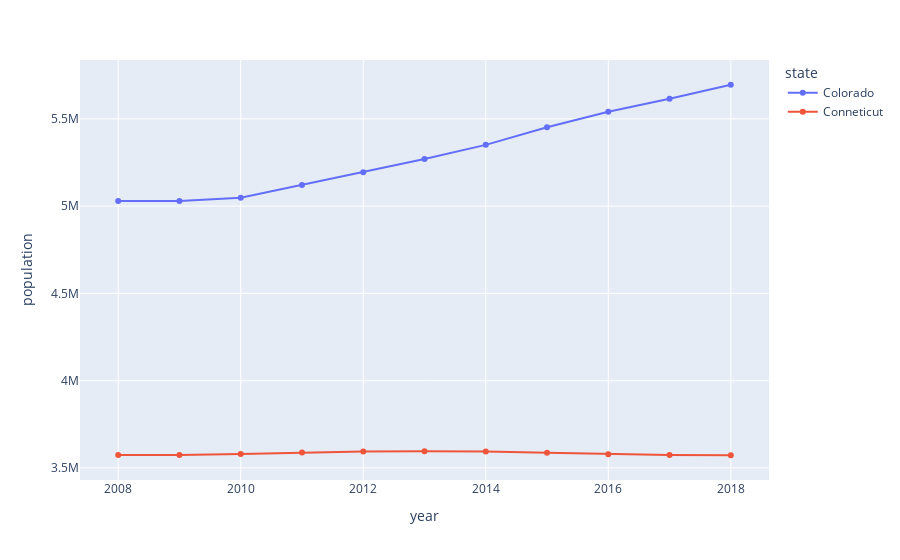

Notebook code for this chart:
### Code cell
import plotly.express as px
import pandas as pd

years       = [2008,2009,2010,2011,2012,2013,2014,2015,2016,2017,2018]
colorado    = [5029196,5029316,5048281,5121771,5193721,5270482,5351218,5452107,
               5540921,5615902,5695564]
conneticut = [3574097,3574147,3579125,3588023,3594395,3594915,3594783,3587509,
               3578674,3573880,3572665]

coloradoDf = pd.DataFrame(data={
    "year":years, "population":colorado
})
coloradoDf['state']="Colorado"

connDf = pd.DataFrame(data={"year":years, "population":conneticut})
connDf['state'] = "Conneticut"
df = coloradoDf.append(connDf)
print(df)

fig = px.line(df, x="year", y="population", color="state" )

fig.update_traces(mode="markers+lines")

fig.update_xaxes(showspikes=True)
fig.update_yaxes(showspikes=True)

fig.show()

### Figure 1 — Plotly figure (JSON) as saved in the notebook; plotly's stock layout.template omitted (floating-point values rounded to 4 significant figures)
{"data": [{"hovertemplate": "state=Colorado<br>year=%{x}<br>population=%{y}<extra></extra>", "legendgroup": "Colorado", "line": {"color": "#636efa", "dash": "solid"}, "marker": {"symbol": "circle"}, "mode": "markers+lines", "name": "Colorado", "orientation": "v", "showlegend": true, "x": [2008, 2009, 2010, 2011, 2012, 2013, 2014, 2015, 2016, 2017, 2018], "xaxis": "x", "y": [5029196, 5029316, 5048281, 5121771, 5193721, 5270482, 5351218, 5452107, 5540921, 5615902, 5695564], "yaxis": "y", "type": "scatter"}, {"hovertemplate": "state=Conneticut<br>year=%{x}<br>population=%{y}<extra></extra>", "legendgroup": "Conneticut", "line": {"color": "#EF553B", "dash": "solid"}, "marker": {"symbol": "circle"}, "mode": "markers+lines", "name": "Conneticut", "orientation": "v", "showlegend": true, "x": [2008, 2009, 2010, 2011, 2012, 2013, 2014, 2015, 2016, 2017, 2018], "xaxis": "x", "y": [3574097, 3574147, 3579125, 3588023, 3594395, 3594915, 3594783, 3587509, 3578674, 3573880, 3572665], "yaxis": "y", "type": "scatter"}], "layout": {"xaxis": {"anchor": "y", "domain": [0.0, 1.0], "title": {"text": "year"}, "showspikes": true}, "yaxis": {"anchor": "x", "domain": [0.0, 1.0], "title": {"text": "population"}, "showspikes": true}, "legend": {"title": {"text": "state"}, "tracegroupgap": 0}, "margin": {"t": 60}}}
